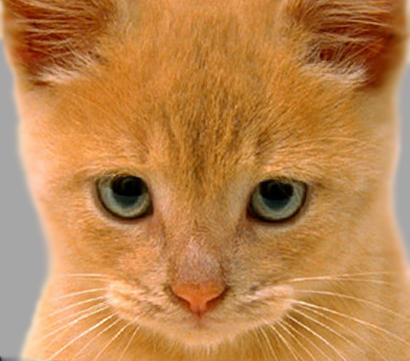
#> input picture 作业一/cat.bmp, 410 x 361 px
$ python dog.py
#> lines starting #> are read from the running program, lines starting #| are printed output that depends on the picture
### 作业一/Filtering.py
import numpy as np
import cv2 as cv
import  noise
import math
import matplotlib.pyplot as plt
# axis 0,1,2,3垂直，水平，主队角，副对角
class Filter_sp():
    def __init__(self,img,size=(3,3),str=1,padding='same',w=1,axis=0) -> None:
        self.img=img
        # self.H=img.shape[0]
        # self.W=img.shape[1]
        self.kernal_shape=size
        self.padding=padding
        self.str=str
        self.high_w=w
        self.axis=axis
        if self.padding=='same':
            self.tr_shape=np.array(self.img.shape)
        else:
            trx=(self.img.shape[0]-self.kernal_shape[0])//str+1
            trY=(self.img.shape[1]-self.kernal_shape[1])//str+1
            self.tr_shape=np.array([trx,trY])
        self.filte_img=np.zeros((self.tr_shape))
    def padimg (self):
        H,W=self.img.shape[0:2]
        tmp_x=self.str*H-H+self.kernal_shape[0]-self.str
        tmp_y=self.str*W-W+self.kernal_shape[1]-self.str
        pad_x,pad_y=[tmp_x//2]*2,[tmp_y//2]*2
        if tmp_x % 2 != 0:
            pad_x[-1]+=1
        if tmp_y % 2 != 0:
            pad_y[-1]+=1
        # print(self.img.shape)
        self.img=np.pad(self.img,(pad_x,pad_y))
        # print(self.img.shape)
        # cv.imshow('nw',self.img)
    def img2mat(self):
        img2=np.zeros((self.kernal_shape[0]*self.kernal_shape[1],self.tr_shape[0]*self.tr_shape[1]))
        # print('img2',img2.shape)
        count=0
        for x in range(0,self.tr_shape[0]):
            for y in range(0,self.tr_shape[1]):
                cur_img=self.img[x*self.str:x*self.str+self.kernal_shape[0],y*self.str:y*self.str+self.kernal_shape[1]].reshape(-1)
                img2[:,count]=cur_img
                count+=1
        return img2
    # [191 lines left out: functions max_filter, min_filter, mid_filter, aver_filter, high_pass, high_filter and 8 more, not called in this run]
    def gausskernal(self,sigma=0.8):
        kernal=np.zeros(self.kernal_shape)
        mid=self.kernal_shape[0]//2
        # print(mid)
        sum=0
        for i in range (0,self.kernal_shape[0]):
            for j in range(0,self.kernal_shape[1]):
                kernal[i][j]=math.exp(-((i-mid)**2+(j-mid)**2)/(2*sigma**2))
                sum+=kernal[i][j]
        return kernal/sum

    def gauss_filter(self,sigma=0.8):
        filter=self.gausskernal(sigma)
        # print(filter)
        if self.padding=='same':
            self.padimg()
        img2=self.img2mat()
        filter=filter.reshape(1,-1)
        # filter=filter*-1
        self.filte_img=np.matmul(filter,img2).reshape(self.tr_shape)
        self.filte_img=(self.filte_img+abs(self.filte_img))/2
        return self.filte_img
class Filter_w():
    def __init__(self,img,H) -> None:
        self.H=H
        self.img=img
        self.shape=img.shape
        self.center=self.shape[0]//2,self.shape[1]//2
    def my_fft(self):
        img_fft=np.fft.fft2(self.img)
        fshift=np.fft.fftshift(img_fft)
        return fshift
    def my_ifft(self,fft_img):
        ishifft_img=np.fft.ifftshift(fft_img)
        ifft_img=np.fft.ifft2(ishifft_img)
        ifft_img=np.real(ifft_img)
        return ifft_img
    def ideal_low_filter(self):
        self.mask=np.zeros(self.shape)
        fshift=self.my_fft()
        d=self.H**2
        flag=np.array([((i-self.center[0])**2+(j-self.center[1])**2)<d for i in range(0,self.shape[0]) \
                       for j in range(0,self.shape[1])]).reshape(self.shape)
        self.mask[flag]=1
        img_filter_w=fshift*self.mask
        img_filter=self.my_ifft(img_filter_w)
        return img_filter
    def ideal_high_filter(self):
        self.mask=np.zeros(self.shape)
        fshift=self.my_fft()
        d=self.H**2
        flag=np.array([((i-self.center[0])**2+(j-self.center[1])**2)>d for i in range(0,self.shape[0]) \
                       for j in range(0,self.shape[1])]).reshape(self.shape)
        self.mask[flag]=1
        img_filter_w=fshift*self.mask
        img_filter=self.my_ifft(img_filter_w)
        return img_filter
    # [14 lines left out: functions Butterworth_low_filter, Butterworth_high_filter, not called in this run]

img = cv.imread ('cat.bmp')
#> img is the input picture: shape (361, 410, 3); mean B, G, R 77.1, 132.5, 188.3
img = cv.cvtColor(img,cv.COLOR_BGR2RGB)
img1 = cv.imread ('dog.bmp')
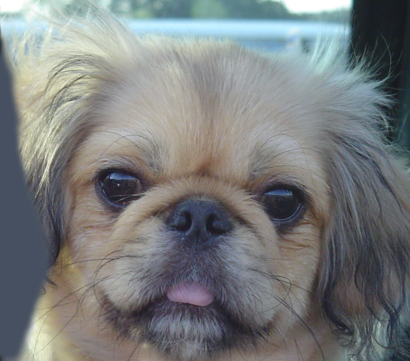
#> input picture 作业一/dog.bmp, 410 x 361 px
#> img1 is the input picture: shape (361, 410, 3); mean B, G, R 125, 124.5, 121.2
img1 = cv.cvtColor(img1,cv.COLOR_BGR2RGB)
plt.subplot(121)
plt.imshow(img)
plt.title('cat')
plt.subplot(122)
plt.imshow(img1)
plt.title('dog')
plt.show()
new_img=np.zeros(img.shape)
new_img1=np.zeros(img1.shape)
for i in range(0,img.shape[2]):
    h_filter1=Filter_w(img[:,:,i],8)
    new_img[:,:,i]=h_filter1.ideal_high_filter()
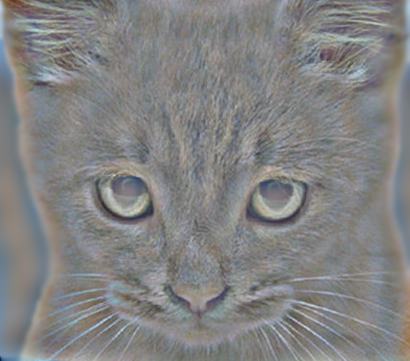
#> new_img: shape (361, 410, 3) float64; mean R, G, B 0, 0, 0; drawn with min black and max white
for i in range(0,img.shape[2]):
    l_filter1=Filter_w(img1[:,:,i],8)
    new_img1[:,:,i]=l_filter1.ideal_low_filter()
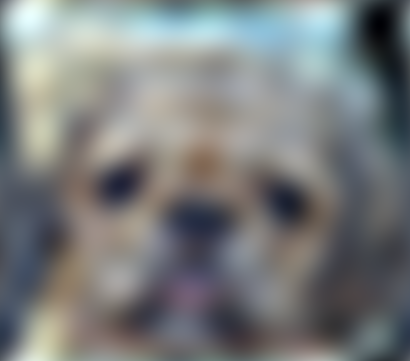
#> new_img1: shape (361, 410, 3) float64; mean R, G, B 121.2, 124.5, 125; drawn with min black and max white
plt.subplot(121)
plt.imshow(new_img)
plt.title('cat')
plt.subplot(122)
plt.imshow(new_img1/255)
plt.title('dog')
plt.show()

# rh=img

new_img2=new_img1+new_img
new_img2=new_img2/255
dst1=cv.pyrDown(new_img2)
dst2=cv.pyrDown(dst1)
dst3=cv.pyrDown(dst2)
size=list(new_img2.shape)
#> size = [361, 410, 3]
size[1]+=dst1.shape[1]+dst2.shape[1]+dst3.shape[1]
res=np.zeros(size)
res[0:new_img2.shape[0],0:new_img2.shape[1],:]=new_img2
res[new_img2.shape[0]-dst1.shape[0]:new_img2.shape[0],new_img2.shape[1]:new_img2.shape[1]+dst1.shape[1],:]=dst1
res[new_img2.shape[0]-dst2.shape[0]:new_img2.shape[0],new_img2.shape[1]+dst1.shape[1]:new_img2.shape[1]+dst1.shape[1]+dst2.shape[1],:]=dst2
res[new_img2.shape[0]-dst3.shape[0]:new_img2.shape[0],new_img2.shape[1]+dst1.shape[1]+dst2.shape[1]:new_img2.shape[1]+dst1.shape[1]+dst2.shape[1]+dst3.shape[1],:]=dst3

# plt.subplot(224)
plt.imshow(res)
plt.show()

# [31 lines of commented-out code are left out]

### 作业一/dog.py
from Filtering import Filter_sp as sp
import cv2 as cv
import matplotlib.pyplot as plt
import numpy as np
img=cv.imread('4.jpg',0)
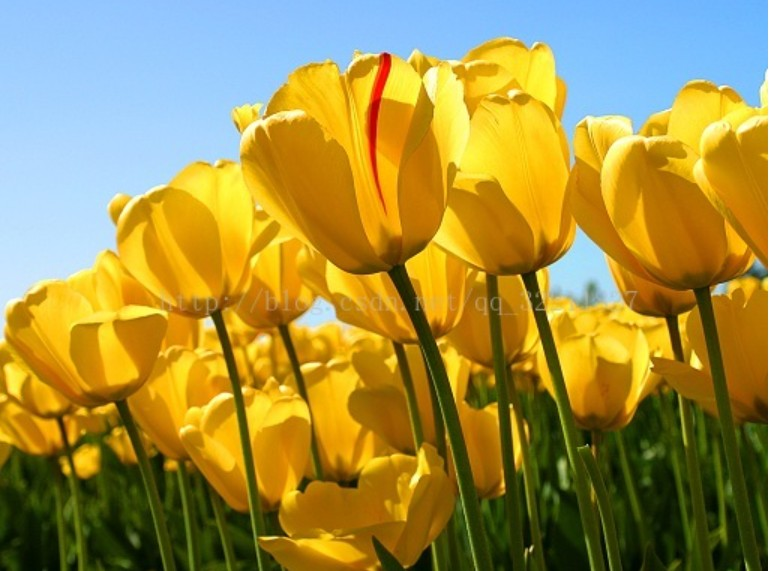
#> input picture 作业一/4.jpg, 772 x 571 px
#> img: shape (571, 772); min 4, max 255, mean 140.6
filter=sp(img)
img1=filter.gauss_filter(0.3)
#> after the loop in img2mat, `for x in range(0,self.tr_shape[0]):`: count = 440812
img2=filter.gauss_filter(0.4)
img3=img2-img1
img1=filter.gauss_filter(0.6)
img2=filter.gauss_filter(0.7)
img4=img2-img1
img1=filter.gauss_filter(0.7)
img2=filter.gauss_filter(0.8)
#> in padimg (call 6), `self.img=np.pad(self.img,(pad_x,pad_y))`:
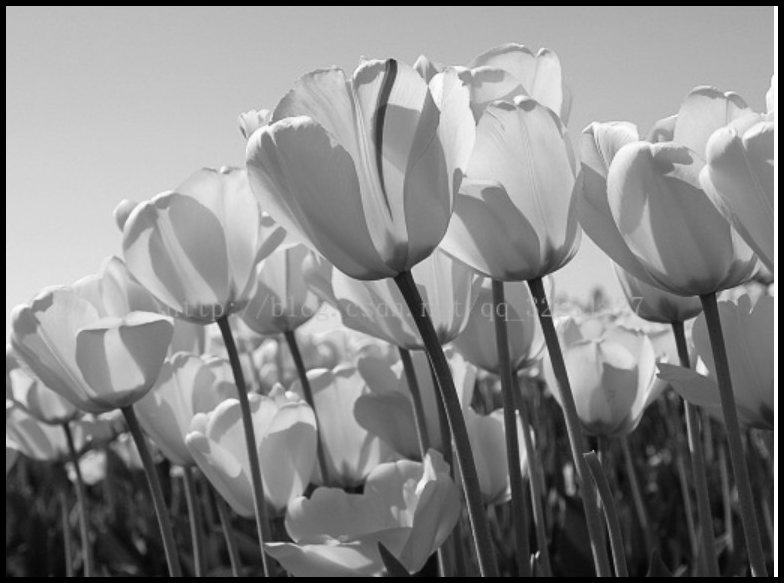
#> self.img: shape (583, 784); min 0, max 255, mean 135.6
img5=img2-img1
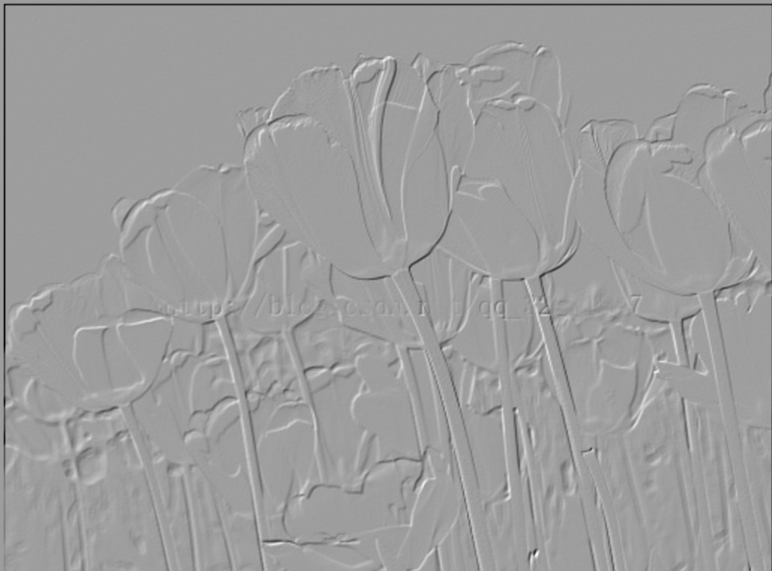
#> img5: shape (571, 772) float64; min -134, max 82.41, mean -0.3; drawn with min black and max white
plt.subplot(221)
plt.imshow(img3,cmap='gray')
plt.subplot(222)
plt.imshow(img4,cmap='gray')
plt.subplot(223)
plt.imshow(img5,cmap='gray')
plt.show()
mat=[]
for i in range(1,img4.shape[0]-1):
    for j in range(1,img4.shape[1]-1):
        tmp=np.abs(img4[i][j])
        t_max=max(np.max(img3[i-1:i+2,j-1:j+2]),np.max(img4[i-1:i+2,j-1:j+2]),np.max(img5[i-1:i+2,j-1:j+2]))
        t_min=min(np.min(img3[i-1:i+2,j-1:j+2]),np.min(img4[i-1:i+2,j-1:j+2]),np.min(img5[i-1:i+2,j-1:j+2]))
        # print(t_max,t_min)
        f_max=np.abs([t_max,t_min])
        if tmp==t_max and tmp>=30:
            mat.append([i,j])
#> after the loop, mat = 346 pairs, first value 42 to 566, second value 4 to 761

mat=np.array(mat)
print(mat.shape)
#| (346, 2)
plt.imshow(img,cmap='gray')
plt.scatter(mat[:,1],mat[:,0],marker='x')
plt.show()
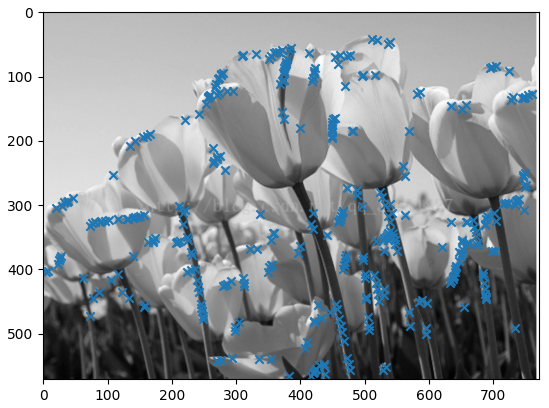
#> figure drawn by matplotlib, 1 panel
